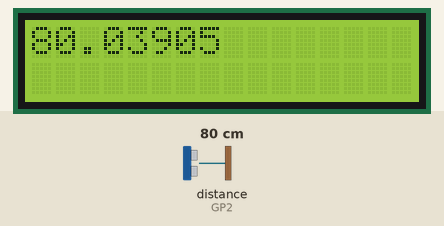
The program below on a simulated Raspberry Pi Pico running MicroPython. On the bench: 16×2 character LCD. The inputs (shaded band) are chosen by the test bench; at power-on: distance to the obstacle (sensor on GP2) 80 cm. The echo pulse lasts 58.3 µs per cm; library files of the repository ran but are not shown: pico_i2c_lcd.py; what the program prints to the serial console is not drawn.

Above: at 1.2 s.
1.3 s: distance to the obstacle (sensor on GP2) set to 2 cm
At 1.6 s:
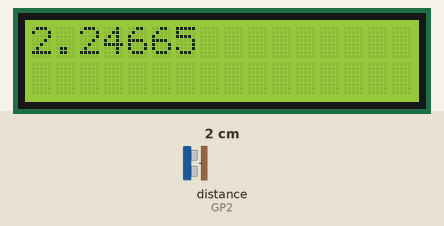
2.9 s: distance to the obstacle (sensor on GP2) set to 4 cm
At 3.13 s:
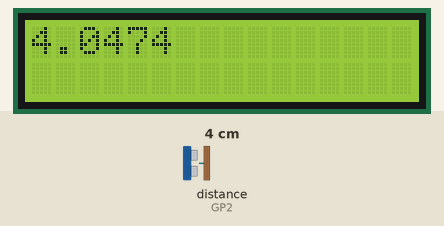
4.4 s: distance to the obstacle (sensor on GP2) set to 9 cm
At 4.64 s:
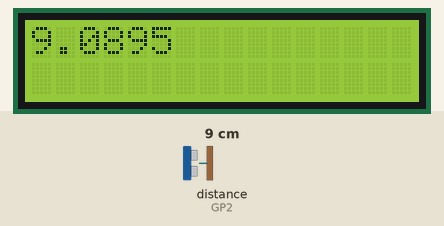
Timing chart, 0 to 7.4 s (numbered marks = the images above; inputs shaded):
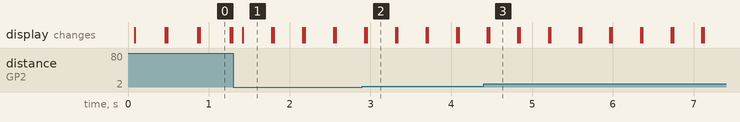

The program:

main.py
```python
from machine import Pin
import time
from pico_i2c_lcd import I2cLcd
from machine import I2C

i2c = I2C(id=1,scl=Pin(27),sda=Pin(26),freq=100000)
lcd = I2cLcd(i2c, 0x27, 2, 16)

trig = Pin(3, Pin.OUT)
echo = Pin(2, Pin.IN)

def find():
    trig.low()
    time.sleep_us(2)
    trig.high()
    time.sleep_us(5)
    trig.low()

    while echo.value() == 0:
        signaloff = time.ticks_us()

    while echo.value() == 1:
        signalon = time.ticks_us()

    timepassed = signalon - signaloff
    distance = (timepassed * 0.0343) / 2

    print("Distance is: ", distance, "cm")

    # oled.text("Distance is : ", 0, 0)
    # oled.text(str(distance) + " cm", 0, 10)
    # oled.show()
    # oled.fill(0)
    lcd.clear()
    lcd.move_to(0,0)
    lcd.putstr(str(distance))
while True:
    find()
    time.sleep(0.1)
```

Measured:
- after the input at 2.9 s, the display: first differs from a run without the input after 0.06 s (image 2)
